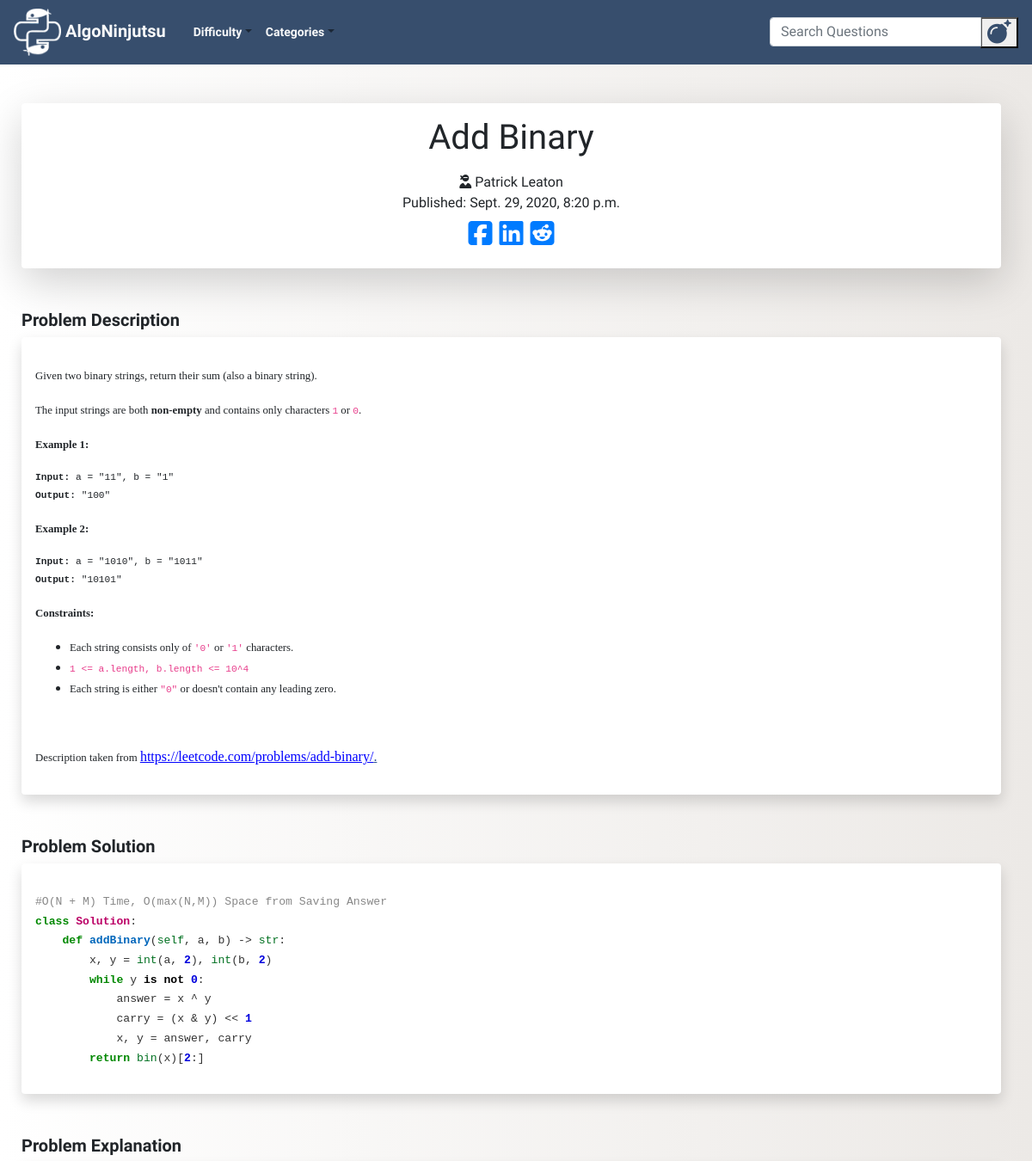
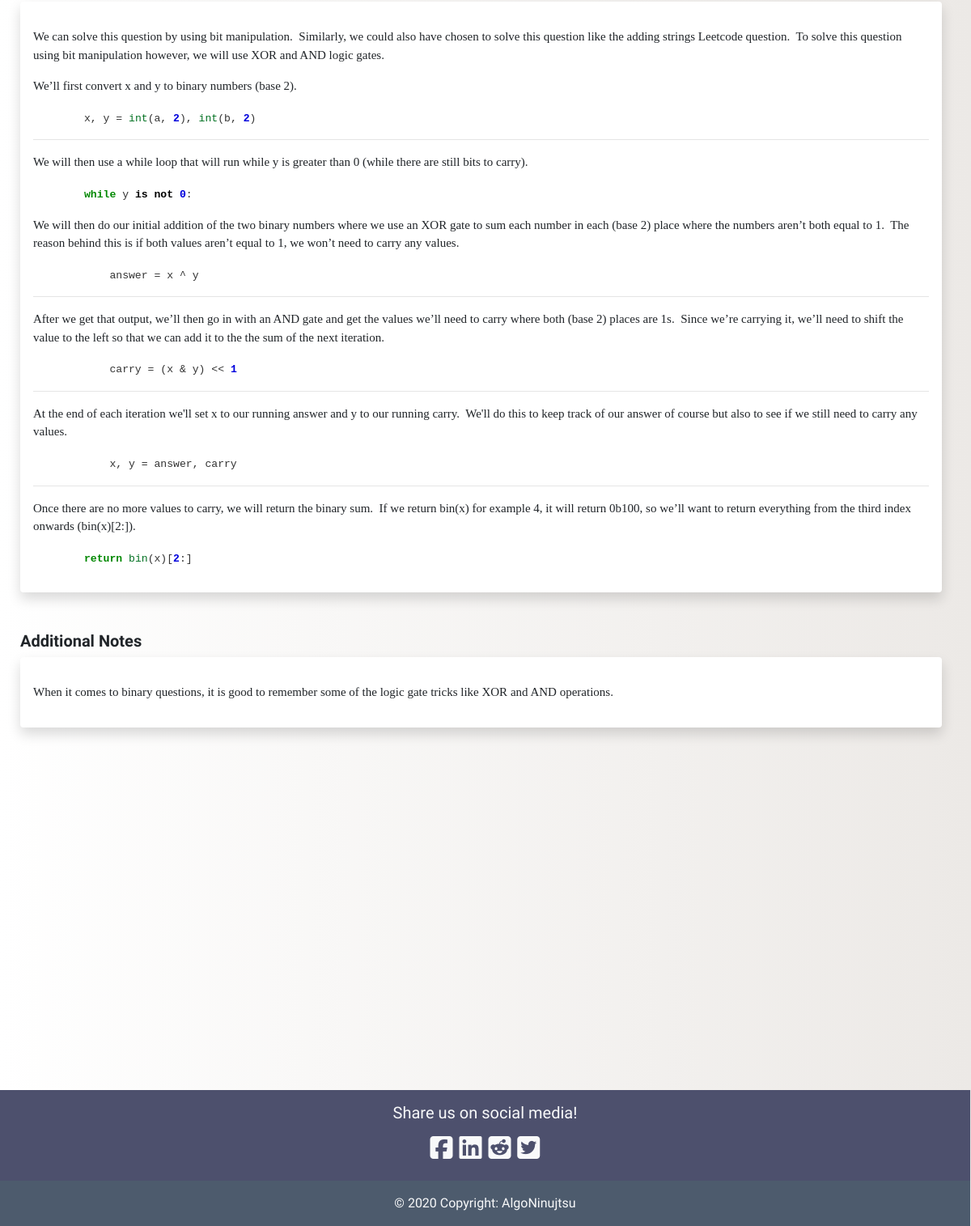
The app's page /post/17/ with its own data (2 pictures, top to bottom).
### blog/models.py (models this page shows, shortened)
class Post(models.Model):
    author = models.TextField()
    title = RichTextField()
    category = models.TextField(choices = CATEGORY_CHOICES, default = 'arrays')
    alt_category = models.TextField(choices = CATEGORY_CHOICES, blank=True, null = True)
    difficulty = models.TextField(choices = DIFFICULTY_CHOICES, default = 'easy')
    description = RichTextField()
    text = RichTextField()
    explanation = RichTextField()
    additional_notes = RichTextField(blank=True, null = True)
    published_date = models.DateTimeField(blank=True, null=True)

### blog/views.py (the view)
# urls.py: path('post/<int:pk>/', views.PostDetailView.as_view(), name='post_detail'),
class PostDetailView(DetailView):
    model = Post

### blog/templates/blog/post_detail.html (shortened to what this page needs)
{% extends 'blog/base.html' %}
{% block content %}
<div class="pops col-md-12">
  <div class="detail_title shadow-lg p-3 mb-5 bg-white rounded">
    <div align="center">
      <h1 class="posttitle">{{post.title|safe}}</h1>
      <i class="fas fa-user-ninja"></i>
      {{post.author}}
    </div>
    {% if post.published_date %}
    <div class="date postdate">
      Published: {{ post.published_date }}
    </div>
    {% else %}
    <a class="btn btn-default" href="{% url 'post_publish' pk=post.pk%}">Publish</a>
    {% endif %}
    <div class="fa-2x social_links" align="center">
      <a href="https://www.facebook.com/sharer/sharer.php?u={{request.build_absolute_uri}}">
        <i class="fab fa-facebook-square"></i>
      </a>
        <a href="https://www.linkedin.com/shareArticle?mini=true&url={{request.build_absolute_uri}}&title=Gaijin%20Gaming&summary=Check%20out%20this%20article%20from%20Gaijin%20Gaming%20&source={{request.build_absolute_uri}}">
        <i class="fab fa-linkedin"></i>
      </a>
      <a href="http://www.reddit.com/submit?url={{request.build_absolute_uri}}&title=Check%20out%20this%20article%20from%20Gaijin%20Gaming">
        <i class="fab fa-reddit-square"></i>
      </a>
     </div>
  </div>
<h5><b>Problem Description</b></h5>
  <div class="postdescription shadow p-3 mb-5 bg-white rounded">
      <p>{{ post.description|safe}}</p>
  </div>
<h5><b>Problem Solution</b></h5>
  <div class="posttext shadow p-3 mb-5 bg-white rounded">
      <p>{{ post.text|safe}}</p>
  </div>
<h5><b>Problem Explanation</b></h5>
<div class="postexplanation shadow p-3 mb-5 bg-white rounded">
    <p>{{ post.explanation|safe}}</p>
</div>
{% if post.additional_notes %}
<h5><b>Additional Notes</b></h5>
<div class="additionalnotes shadow p-3 mb-5 bg-white rounded">
    <p>{{ post.additional_notes|safe}}</p>
</div>
{% endif %}
  </div>
  {% endblock %}

### blog/static/css/blog.css (style rules this page uses)
body { padding-top: 120px; font-family: 'Special Elite', cursive; background: #ECE9E6; background: -webkit-linear-gradient(to right, #FFFFFF, #ECE9E6); background: linear-gradient(to right, #FFFFFF, #ECE9E6); width:97%; }
.pops { padding-left: 30px; }
.postdate { text-align: center; }
.posttext { font-family: verdana; font-size: 15px; }
.postdescription { font-family: verdana; }
.postexplanation { font-family: verdana; font-size: 15px; }
.additionalnotes { font-family: verdana; font-size: 15px; }

### records on screen
Post: title "Add Binary", author "Patrick Leaton", published_date "Sept. 29, 2020, 8:20 p.m.", description "Given two binary strings, return their sum (also a binary string). The input strings are both non-empty and contains only characters 1 or 0 . Example 1: Input: a = \"11\", b = \"1\" Output: \"100\" Example 2: Input: a = \"1010\", b = \"1011\" Output: \"10101\" Constraints: Each string consists only of '0' or '1' characters. 1 <= a.length, b.length <= 10^4 Each string is either \"0\" or doesn't contain any leading zero. Description taken from https://leetcode.com/problems/add-binary/ .", text "#O(N + M) Time, O(max(N,M)) Space from Saving Answer class Solution : def addBinary ( self , a, b) -> str : x, y = int (a, 2 ), int (b, 2 ) while y is not 0 : answer = x ^ y carry = (x & y) << 1 x, y = answer, carry return bin (x)[ 2 :]", explanation "We can solve this question by using bit manipulation. Similarly, we could also have chosen to solve this question like the adding strings Leetcode question. To solve this question using bit manipulation however, we will use XOR and AND logic gates. We’ll first convert x and y to binary numbers (base 2). x, y = int (a, 2 ), int (b, 2 ) We will then use a while loop that will run while y is greater than 0 (while there are still bits to carry). while y is not 0 : We will then do our initial addition of the two binary numbers where we use an XOR gate to sum each number in each (base 2) place where the numbers aren’t both equal to 1. The reason behind this is if both values aren’t equal to 1, we…", additional_notes "When it comes to binary questions, it is good to remember some of the logic gate tricks like XOR and AND operations."
